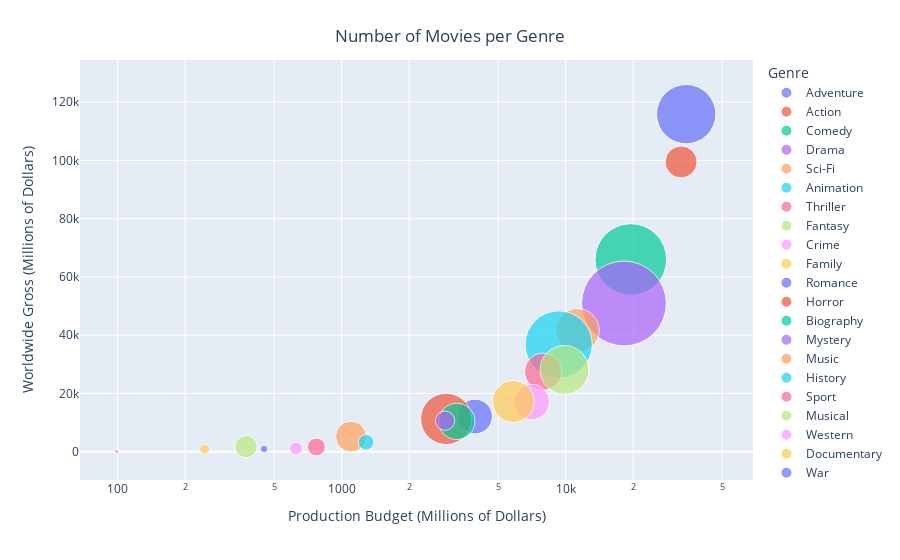

Source (notebook cell):
### Code cell
#Create a scatterplot compairing budget and worldwide gross by genre, displaying 
#the number of movies of each genre that were made
fig = px.scatter(grosses, x="Production Budget", y="Worldwide Gross",
                 size="Number of Movies", color="Genre",
                 hover_name="Genre", log_x=True, size_max=60)
fig.update_layout(
    title={
        'text': "Number of Movies per Genre",
        'x':0.5,
        'xanchor': 'center',
        'yanchor': 'top'},
    xaxis_title="Production Budget (Millions of Dollars)",
    yaxis_title="Worldwide Gross (Millions of Dollars)")
fig.show()

### Figure 1 — Plotly figure (JSON) as saved in the notebook; plotly's stock layout.template omitted (floating-point values rounded to 4 significant figures)
{"data": [{"hovertemplate": "<b>%{hovertext}</b><br><br>Genre=Adventure<br>Production Budget=%{x}<br>Worldwide Gross=%{y}<br>Number of Movies=%{marker.size}<extra></extra>", "hovertext": ["Adventure"], "legendgroup": "Adventure", "marker": {"color": "#636efa", "size": [320], "sizemode": "area", "sizeref": 0.1819, "symbol": "circle"}, "mode": "markers", "name": "Adventure", "orientation": "v", "showlegend": true, "type": "scatter", "x": [34540.0], "xaxis": "x", "y": [115900.0], "yaxis": "y"}, {"hovertemplate": "<b>%{hovertext}</b><br><br>Genre=Action<br>Production Budget=%{x}<br>Worldwide Gross=%{y}<br>Number of Movies=%{marker.size}<extra></extra>", "hovertext": ["Action"], "legendgroup": "Action", "marker": {"color": "#EF553B", "size": [93], "sizemode": "area", "sizeref": 0.1819, "symbol": "circle"}, "mode": "markers", "name": "Action", "orientation": "v", "showlegend": true, "type": "scatter", "x": [32780.0], "xaxis": "x", "y": [99490.0], "yaxis": "y"}, {"hovertemplate": "<b>%{hovertext}</b><br><br>Genre=Comedy<br>Production Budget=%{x}<br>Worldwide Gross=%{y}<br>Number of Movies=%{marker.size}<extra></extra>", "hovertext": ["Comedy"], "legendgroup": "Comedy", "marker": {"color": "#00cc96", "size": [467], "sizemode": "area", "sizeref": 0.1819, "symbol": "circle"}, "mode": "markers", "name": "Comedy", "orientation": "v", "showlegend": true, "type": "scatter", "x": [19550.0], "xaxis": "x", "y": [66000.0], "yaxis": "y"}, {"hovertemplate": "<b>%{hovertext}</b><br><br>Genre=Drama<br>Production Budget=%{x}<br>Worldwide Gross=%{y}<br>Number of Movies=%{marker.size}<extra></extra>", "hovertext": ["Drama"], "legendgroup": "Drama", "marker": {"color": "#ab63fa", "size": [655], "sizemode": "area", "sizeref": 0.1819, "symbol": "circle"}, "mode": "markers", "name": "Drama", "orientation": "v", "showlegend": true, "type": "scatter", "x": [18210.0], "xaxis": "x", "y": [50910.0], "yaxis": "y"}, {"hovertemplate": "<b>%{hovertext}</b><br><br>Genre=Sci-Fi<br>Production Budget=%{x}<br>Worldwide Gross=%{y}<br>Number of Movies=%{marker.size}<extra></extra>", "hovertext": ["Sci-Fi"], "legendgroup": "Sci-Fi", "marker": {"color": "#FFA15A", "size": [172], "sizemode": "area", "sizeref": 0.1819, "symbol": "circle"}, "mode": "markers", "name": "Sci-Fi", "orientation": "v", "showlegend": true, "type": "scatter", "x": [11300.0], "xaxis": "x", "y": [41660.0], "yaxis": "y"}, {"hovertemplate": "<b>%{hovertext}</b><br><br>Genre=Animation<br>Production Budget=%{x}<br>Worldwide Gross=%{y}<br>Number of Movies=%{marker.size}<extra></extra>", "hovertext": ["Animation"], "legendgroup": "Animation", "marker": {"color": "#19d3f3", "size": [411], "sizemode": "area", "sizeref": 0.1819, "symbol": "circle"}, "mode": "markers", "name": "Animation", "orientation": "v", "showlegend": true, "type": "scatter", "x": [9316], "xaxis": "x", "y": [36840.0], "yaxis": "y"}, {"hovertemplate": "<b>%{hovertext}</b><br><br>Genre=Thriller<br>Production Budget=%{x}<br>Worldwide Gross=%{y}<br>Number of Movies=%{marker.size}<extra></extra>", "hovertext": ["Thriller"], "legendgroup": "Thriller", "marker": {"color": "#FF6692", "size": [124], "sizemode": "area", "sizeref": 0.1819, "symbol": "circle"}, "mode": "markers", "name": "Thriller", "orientation": "v", "showlegend": true, "type": "scatter", "x": [7933.0], "xaxis": "x", "y": [27520.0], "yaxis": "y"}, {"hovertemplate": "<b>%{hovertext}</b><br><br>Genre=Fantasy<br>Production Budget=%{x}<br>Worldwide Gross=%{y}<br>Number of Movies=%{marker.size}<extra></extra>", "hovertext": ["Fantasy"], "legendgroup": "Fantasy", "marker": {"color": "#B6E880", "size": [217], "sizemode": "area", "sizeref": 0.1819, "symbol": "circle"}, "mode": "markers", "name": "Fantasy", "orientation": "v", "showlegend": true, "type": "scatter", "x": [9886.0], "xaxis": "x", "y": [28100.0], "yaxis": "y"}, {"hovertemplate": "<b>%{hovertext}</b><br><br>Genre=Crime<br>Production Budget=%{x}<br>Worldwide Gross=%{y}<br>Number of Movies=%{marker.size}<extra></extra>", "hovertext": ["Crime"], "legendgroup": "Crime", "marker": {"color": "#FF97FF", "size": [115], "sizemode": "area", "sizeref": 0.1819, "symbol": "circle"}, "mode": "markers", "name": "Crime", "orientation": "v", "showlegend": true, "type": "scatter", "x": [7052.0], "xaxis": "x", "y": [17050.0], "yaxis": "y"}, {"hovertemplate": "<b>%{hovertext}</b><br><br>Genre=Family<br>Production Budget=%{x}<br>Worldwide Gross=%{y}<br>Number of Movies=%{marker.size}<extra></extra>", "hovertext": ["Family"], "legendgroup": "Family", "marker": {"color": "#FECB52", "size": [159], "sizemode": "area", "sizeref": 0.1819, "symbol": "circle"}, "mode": "markers", "name": "Family", "orientation": "v", "showlegend": true, "type": "scatter", "x": [5841], "xaxis": "x", "y": [17260.0], "yaxis": "y"}, {"hovertemplate": "<b>%{hovertext}</b><br><br>Genre=Romance<br>Production Budget=%{x}<br>Worldwide Gross=%{y}<br>Number of Movies=%{marker.size}<extra></extra>", "hovertext": ["Romance"], "legendgroup": "Romance", "marker": {"color": "#636efa", "size": [110], "sizemode": "area", "sizeref": 0.1819, "symbol": "circle"}, "mode": "markers", "name": "Romance", "orientation": "v", "showlegend": true, "type": "scatter", "x": [3938.0], "xaxis": "x", "y": [12100.0], "yaxis": "y"}, {"hovertemplate": "<b>%{hovertext}</b><br><br>Genre=Horror<br>Production Budget=%{x}<br>Worldwide Gross=%{y}<br>Number of Movies=%{marker.size}<extra></extra>", "hovertext": ["Horror"], "legendgroup": "Horror", "marker": {"color": "#EF553B", "size": [239], "sizemode": "area", "sizeref": 0.1819, "symbol": "circle"}, "mode": "markers", "name": "Horror", "orientation": "v", "showlegend": true, "type": "scatter", "x": [2932.0], "xaxis": "x", "y": [11290.0], "yaxis": "y"}, {"hovertemplate": "<b>%{hovertext}</b><br><br>Genre=Biography<br>Production Budget=%{x}<br>Worldwide Gross=%{y}<br>Number of Movies=%{marker.size}<extra></extra>", "hovertext": ["Biography"], "legendgroup": "Biography", "marker": {"color": "#00cc96", "size": [120], "sizemode": "area", "sizeref": 0.1819, "symbol": "circle"}, "mode": "markers", "name": "Biography", "orientation": "v", "showlegend": true, "type": "scatter", "x": [3266.0], "xaxis": "x", "y": [10440.0], "yaxis": "y"}, {"hovertemplate": "<b>%{hovertext}</b><br><br>Genre=Mystery<br>Production Budget=%{x}<br>Worldwide Gross=%{y}<br>Number of Movies=%{marker.size}<extra></extra>", "hovertext": ["Mystery"], "legendgroup": "Mystery", "marker": {"color": "#ab63fa", "size": [34], "sizemode": "area", "sizeref": 0.1819, "symbol": "circle"}, "mode": "markers", "name": "Mystery", "orientation": "v", "showlegend": true, "type": "scatter", "x": [2897.0], "xaxis": "x", "y": [10680.0], "yaxis": "y"}, {"hovertemplate": "<b>%{hovertext}</b><br><br>Genre=Music<br>Production Budget=%{x}<br>Worldwide Gross=%{y}<br>Number of Movies=%{marker.size}<extra></extra>", "hovertext": ["Music"], "legendgroup": "Music", "marker": {"color": "#FFA15A", "size": [87], "sizemode": "area", "sizeref": 0.1819, "symbol": "circle"}, "mode": "markers", "name": "Music", "orientation": "v", "showlegend": true, "type": "scatter", "x": [1101.0], "xaxis": "x", "y": [5217.0], "yaxis": "y"}, {"hovertemplate": "<b>%{hovertext}</b><br><br>Genre=History<br>Production Budget=%{x}<br>Worldwide Gross=%{y}<br>Number of Movies=%{marker.size}<extra></extra>", "hovertext": ["History"], "legendgroup": "History", "marker": {"color": "#19d3f3", "size": [22], "sizemode": "area", "sizeref": 0.1819, "symbol": "circle"}, "mode": "markers", "name": "History", "orientation": "v", "showlegend": true, "type": "scatter", "x": [1286.0], "xaxis": "x", "y": [3243.0], "yaxis": "y"}, {"hovertemplate": "<b>%{hovertext}</b><br><br>Genre=Sport<br>Production Budget=%{x}<br>Worldwide Gross=%{y}<br>Number of Movies=%{marker.size}<extra></extra>", "hovertext": ["Sport"], "legendgroup": "Sport", "marker": {"color": "#FF6692", "size": [29], "sizemode": "area", "sizeref": 0.1819, "symbol": "circle"}, "mode": "markers", "name": "Sport", "orientation": "v", "showlegend": true, "type": "scatter", "x": [771.2], "xaxis": "x", "y": [1659.0], "yaxis": "y"}, {"hovertemplate": "<b>%{hovertext}</b><br><br>Genre=Musical<br>Production Budget=%{x}<br>Worldwide Gross=%{y}<br>Number of Movies=%{marker.size}<extra></extra>", "hovertext": ["Musical"], "legendgroup": "Musical", "marker": {"color": "#B6E880", "size": [45], "sizemode": "area", "sizeref": 0.1819, "symbol": "circle"}, "mode": "markers", "name": "Musical", "orientation": "v", "showlegend": true, "type": "scatter", "x": [374.6], "xaxis": "x", "y": [1798.0], "yaxis": "y"}, {"hovertemplate": "<b>%{hovertext}</b><br><br>Genre=Western<br>Production Budget=%{x}<br>Worldwide Gross=%{y}<br>Number of Movies=%{marker.size}<extra></extra>", "hovertext": ["Western"], "legendgroup": "Western", "marker": {"color": "#FF97FF", "size": [15], "sizemode": "area", "sizeref": 0.1819, "symbol": "circle"}, "mode": "markers", "name": "Western", "orientation": "v", "showlegend": true, "type": "scatter", "x": [624.8], "xaxis": "x", "y": [1143.0], "yaxis": "y"}, {"hovertemplate": "<b>%{hovertext}</b><br><br>Genre=Documentary<br>Production Budget=%{x}<br>Worldwide Gross=%{y}<br>Number of Movies=%{marker.size}<extra></extra>", "hovertext": ["Documentary"], "legendgroup": "Documentary", "marker": {"color": "#FECB52", "size": [9], "sizemode": "area", "sizeref": 0.1819, "symbol": "circle"}, "mode": "markers", "name": "Documentary", "orientation": "v", "showlegend": true, "type": "scatter", "x": [244.6], "xaxis": "x", "y": [848.6], "yaxis": "y"}, {"hovertemplate": "<b>%{hovertext}</b><br><br>Genre=War<br>Production Budget=%{x}<br>Worldwide Gross=%{y}<br>Number of Movies=%{marker.size}<extra></extra>", "hovertext": ["War"], "legendgroup": "War", "marker": {"color": "#636efa", "size": [5], "sizemode": "area", "sizeref": 0.1819, "symbol": "circle"}, "mode": "markers", "name": "War", "orientation": "v", "showlegend": true, "type": "scatter", "x": [450.5], "xaxis": "x", "y": [981.6], "yaxis": "y"}, {"hovertemplate": "<b>%{hovertext}</b><br><br>Genre=Missing<br>Production Budget=%{x}<br>Worldwide Gross=%{y}<br>Number of Movies=%{marker.size}<extra></extra>", "hovertext": ["Missing"], "legendgroup": "Missing", "marker": {"color": "#EF553B", "size": [1], "sizemode": "area", "sizeref": 0.1819, "symbol": "circle"}, "mode": "markers", "name": "Missing", "orientation": "v", "showlegend": true, "type": "scatter", "x": [99], "xaxis": "x", "y": [84.75], "yaxis": "y"}], "layout": {"legend": {"itemsizing": "constant", "title": {"text": "Genre"}, "tracegroupgap": 0}, "margin": {"t": 60}, "title": {"text": "Number of Movies per Genre", "x": 0.5, "xanchor": "center", "yanchor": "top"}, "xaxis": {"anchor": "y", "domain": [0, 1], "title": {"text": "Production Budget (Millions of Dollars)"}, "type": "log"}, "yaxis": {"anchor": "x", "domain": [0, 1], "title": {"text": "Worldwide Gross (Millions of Dollars)"}}}}
